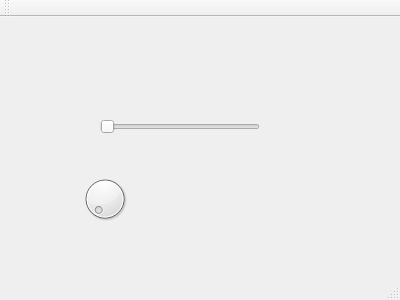
<?xml version="1.0" encoding="UTF-8"?>
<ui version="4.0">
 <class>MainWindow</class>
 <widget class="QMainWindow" name="MainWindow">
  <property name="geometry">
   <rect>
    <x>0</x>
    <y>0</y>
    <width>400</width>
    <height>300</height>
   </rect>
  </property>
  <property name="windowTitle">
   <string>MainWindow</string>
  </property>
  <widget class="QWidget" name="centralWidget">
   <widget class="QDial" name="dial">
    <property name="geometry">
     <rect>
      <x>80</x>
      <y>150</y>
      <width>50</width>
      <height>64</height>
     </rect>
    </property>
   </widget>
   <widget class="QSlider" name="horizontalSlider">
    <property name="geometry">
     <rect>
      <x>100</x>
      <y>100</y>
      <width>160</width>
      <height>19</height>
     </rect>
    </property>
    <property name="orientation">
     <enum>Qt::Horizontal</enum>
    </property>
   </widget>
  </widget>
  <widget class="QMenuBar" name="menuBar">
   <property name="geometry">
    <rect>
     <x>0</x>
     <y>0</y>
     <width>400</width>
     <height>23</height>
    </rect>
   </property>
  </widget>
  <widget class="QToolBar" name="mainToolBar">
   <attribute name="toolBarArea">
    <enum>TopToolBarArea</enum>
   </attribute>
   <attribute name="toolBarBreak">
    <bool>false</bool>
   </attribute>
  </widget>
  <widget class="QStatusBar" name="statusBar"/>
 </widget>
 <layoutdefault spacing="6" margin="11"/>
 <resources/>
 <connections>
  <connection>
   <sender>horizontalSlider</sender>
   <signal>sliderMoved(int)</signal>
   <receiver>dial</receiver>
   <slot>setValue(int)</slot>
   <hints>
    <hint type="sourcelabel">
     <x>108</x>
     <y>149</y>
    </hint>
    <hint type="destinationlabel">
     <x>108</x>
     <y>190</y>
    </hint>
   </hints>
  </connection>
 </connections>
</ui>
